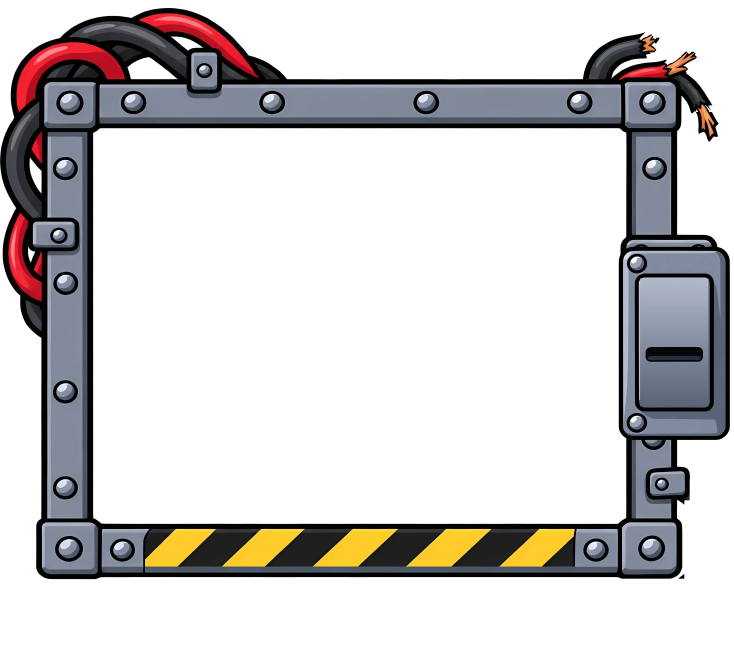
#> input picture frontend/assets/frame.webp, 2200 x 1982 px (shown at 1/3 size)
$ python board_back.py
#> lines starting #> are read from the running program, lines starting #| are printed output that depends on the picture; after the words box and inside, x2 and y2 are one past the last pixel; in counts of white or black regions, pixels touching at a corner belong together
"""The board's opaque backing, cut to the iron frame (frontend/assets/frame.webp) so it fits it exactly:
the frame's opening is flood-filled from its centre through every see-through pixel it can reach - the gaps between
the fence spikes, the curls of the lace - up to the solid iron, grown 4 px so it runs under the metal, and the velvet
(art/broadway-src/4k/ui/board_bg.png) is painted into that shape with a soft dark shadow baked in where it meets the iron.
-> frontend/assets/board_back.webp, the same size as frame.webp; the page draws it in the frame's own box (#paintback).
usage: python tools/broadway/board_back.py"""
import os
import numpy as np
from PIL import Image
from scipy import ndimage

ROOT = os.path.dirname(os.path.dirname(os.path.dirname(os.path.abspath(__file__))))
A = os.path.join(ROOT, "frontend", "assets")
frame = Image.open(os.path.join(A, "frame.webp")).convert("RGBA")
#> frame is the input picture: PIL image 2200x1982 RGBA; mean R, G, B, A 28.4, 26.3, 26.4, 75.3
W, H = frame.size
#> W = 2200; H = 1982
al = np.asarray(frame.getchannel("A"))
clear = al < 110
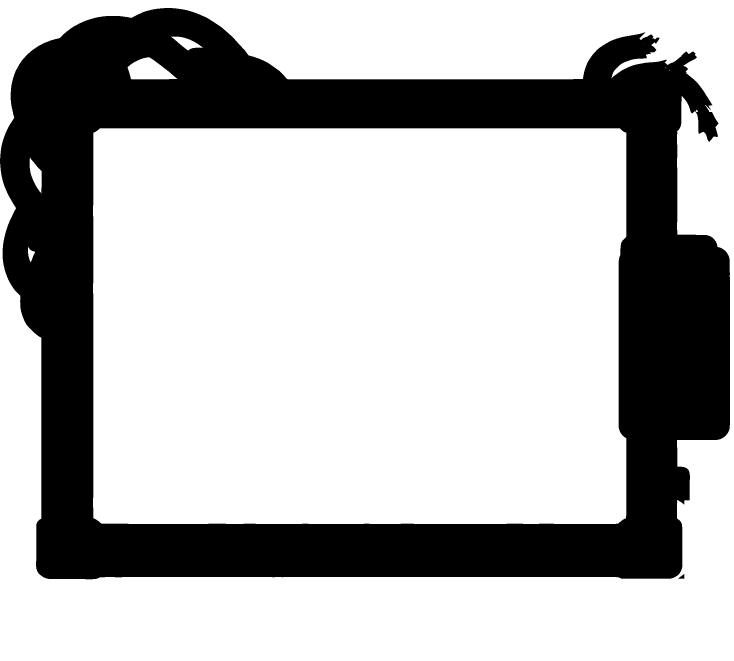
#> clear: shape (1982, 2200) bool (shown at 1/3 size); 70.4% white; 2 black regions, box (x1, y1, x2, y2) and area: (0, 24, 2190, 1738) 1289040, (2035, 1722, 2053, 1736) 139
lab, _ = ndimage.label(clear)
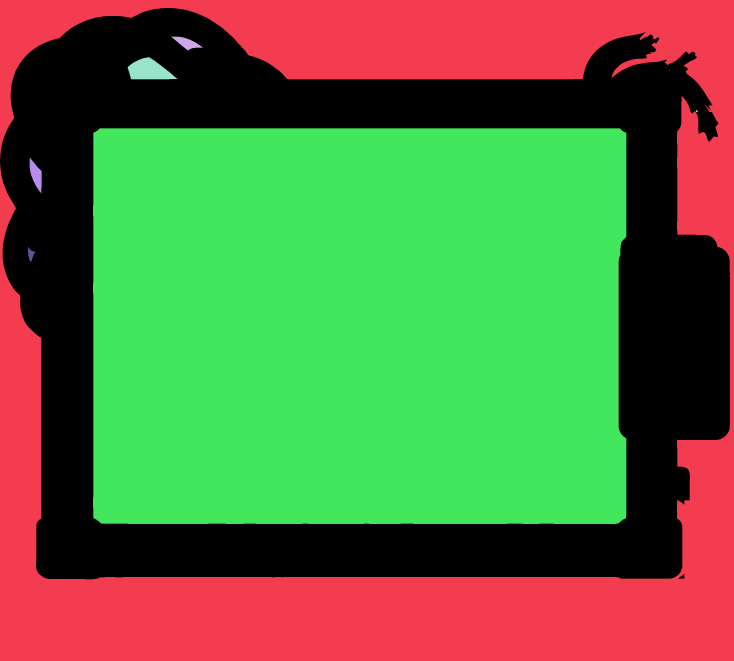
#> lab: shape (1982, 2200) int32 (shown at 1/3 size); 15 distinct labels, from 0 to 14; one colour per label, 0 black
hole = lab == lab[H // 2, W // 2]                       # the opening and everything open to it
#> hole: shape (1982, 2200) bool; 43.2% white; 1 white region, box (x1, y1, x2, y2) and area: (279, 385, 1879, 1572) 1883787
if hole[0].any() or hole[-1].any() or hole[:, 0].any() or hole[:, -1].any():
    raise SystemExit("the opening leaks to the frame's edge: the iron is not closed")
hole = ndimage.binary_fill_holes(hole)
shape = ndimage.binary_dilation(hole, iterations=4)     # tucks under the iron all round
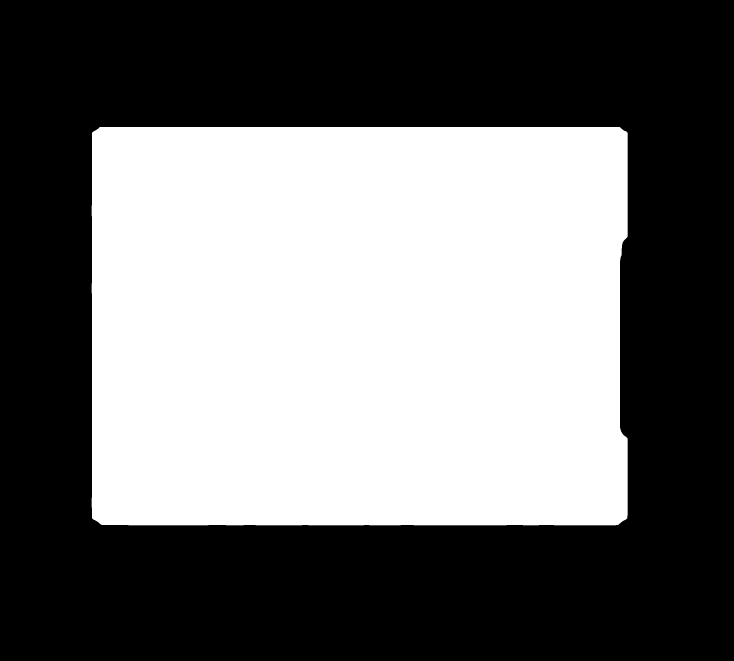
#> shape: shape (1982, 2200) bool (shown at 1/3 size); 43.7% white; 1 white region, box (x1, y1, x2, y2) and area: (275, 381, 1883, 1576) 1905863
ys, xs = np.nonzero(shape)
x0, x1, y0, y1 = xs.min(), xs.max() + 1, ys.min(), ys.max() + 1
#> x0 = 275; x1 = 1883; y0 = 381; y1 = 1576
tex = Image.open(os.path.join(ROOT, "art", "broadway-src", "4k", "ui", "board_bg.png")).convert("RGB")
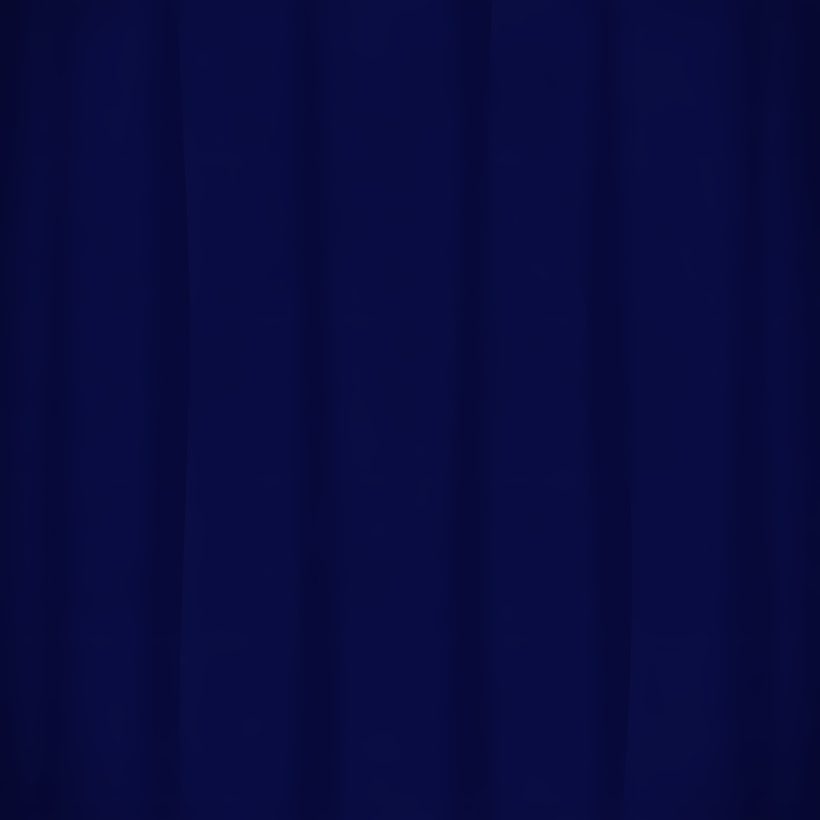
#> input picture art/broadway-src/4k/ui/board_bg.png, 4096 x 4096 px (shown at 1/5 size)
tex = np.asarray(tex.resize((x1 - x0, y1 - y0), Image.LANCZOS)).astype(np.float32)
#> tex: shape (1195, 1608, 3) float32
# the shadow: how far each pixel is from the iron, darkening the last ~30 px into it
d = ndimage.distance_transform_edt(hole)[y0:y1, x0:x1]
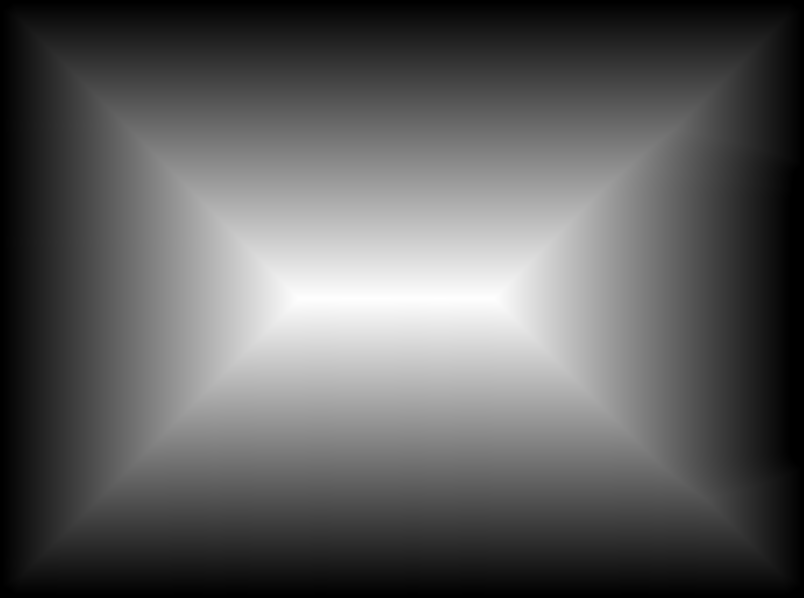
#> d: shape (1195, 1608) float64 (shown at 1/2 size); min 0, max 594, mean 217.7; drawn with min black and max white
shade = .32 + .68 * np.clip(d / 34.0, 0, 1) ** .8
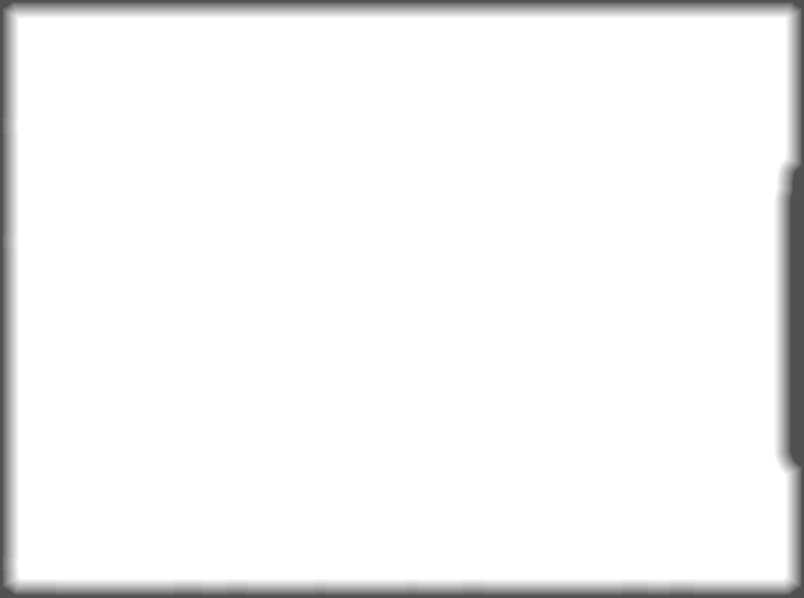
#> shade: shape (1195, 1608) float64 (shown at 1/2 size); min 0.32, max 1, mean 0.958
rgb = np.zeros((H, W, 3), np.float32)
rgb[y0:y1, x0:x1] = tex * shade[..., None]
alpha = np.zeros((H, W), np.uint8)
alpha[shape] = 255
soft = ndimage.gaussian_filter(alpha.astype(np.float32), 1.0)   # an antialiased edge (it is under the iron anyway)
out = Image.fromarray(np.dstack([rgb.clip(0, 255).astype(np.uint8), soft.clip(0, 255).astype(np.uint8)]), "RGBA")
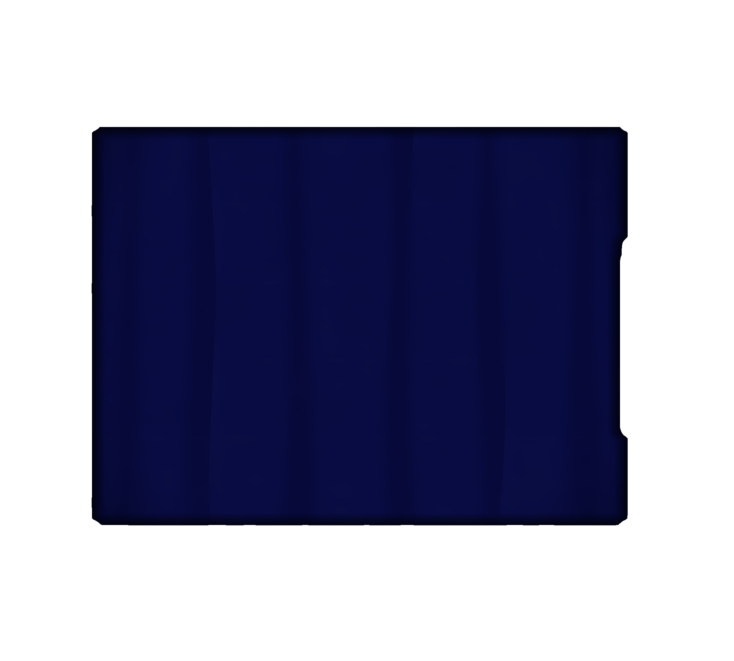
#> out: PIL image 2200x1982 RGBA (shown at 1/3 size); mean R, G, B, A 3.4, 4.6, 26.5, 111.5; transparent parts drawn white
out.save(os.path.join(A, "board_back.webp"), "WEBP", quality=88, alpha_quality=90, method=6)
print("board_back.webp", (W, H), "opening box", (int(x0), int(y0), int(x1), int(y1)), "fill", round(shape.mean(), 3))
#| board_back.webp (2200, 1982) opening box (275, 381, 1883, 1576) fill 0.437
